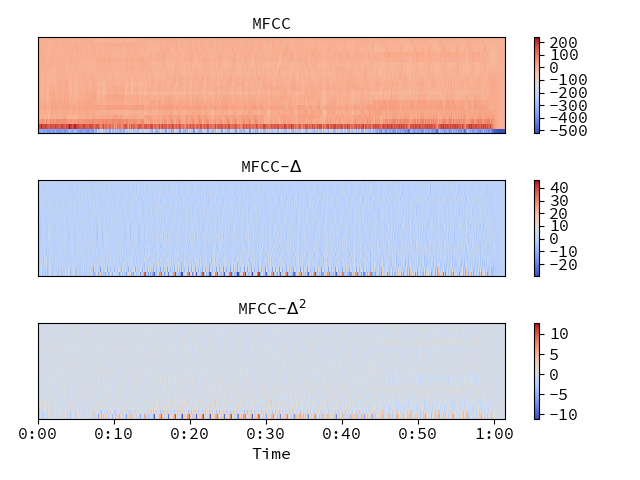

The script that drew this image:
# Compute MFCC deltas, delta-deltas

y, sr = librosa.load(librosa.util.example_audio_file())
mfcc = librosa.feature.mfcc(y=y, sr=sr)
mfcc_delta = librosa.feature.delta(mfcc)
mfcc_delta
# array([[  2.929e+01,   3.090e+01, ...,   0.000e+00,   0.000e+00],
# [  2.226e+01,   2.553e+01, ...,   3.944e-31,   3.944e-31],
# ...,
# [ -1.192e+00,  -6.099e-01, ...,   9.861e-32,   9.861e-32],
# [ -5.349e-01,  -2.077e-01, ...,   1.183e-30,   1.183e-30]])
mfcc_delta2 = librosa.feature.delta(mfcc, order=2)
mfcc_delta2
# array([[  1.281e+01,   1.020e+01, ...,   0.000e+00,   0.000e+00],
# [  2.726e+00,   3.558e+00, ...,   0.000e+00,   0.000e+00],
# ...,
# [ -1.702e-01,  -1.509e-01, ...,   0.000e+00,   0.000e+00],
# [ -9.021e-02,  -7.007e-02, ...,  -2.190e-47,  -2.190e-47]])

import matplotlib.pyplot as plt
plt.subplot(3, 1, 1)
librosa.display.specshow(mfcc)
plt.title('MFCC')
plt.colorbar()
plt.subplot(3, 1, 2)
librosa.display.specshow(mfcc_delta)
plt.title(r'MFCC-$\Delta$')
plt.colorbar()
plt.subplot(3, 1, 3)
librosa.display.specshow(mfcc_delta2, x_axis='time')
plt.title(r'MFCC-$\Delta^2$')
plt.colorbar()
plt.tight_layout()
